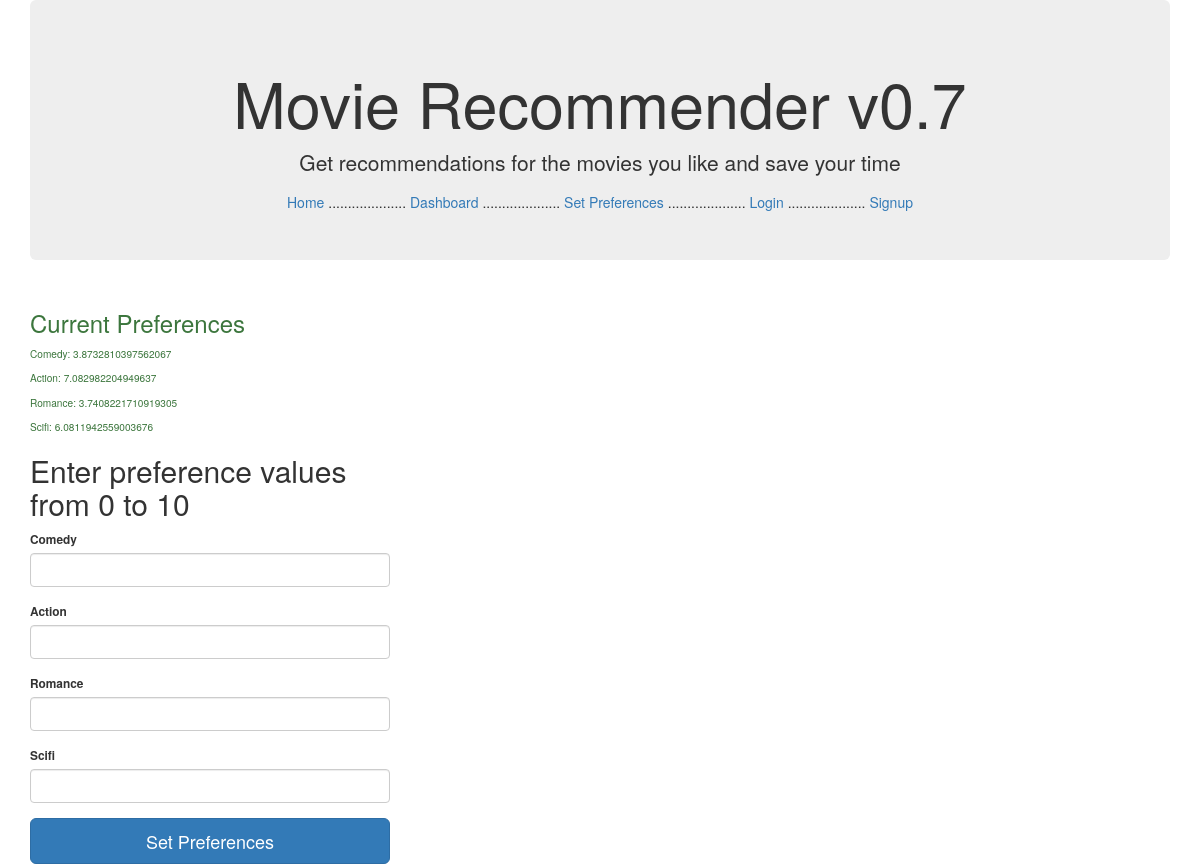
The page /setpreferences (signed in) on the database its author committed.
### app/models.py (models this page shows, shortened)
class Preference(db.Model):
	__tablename__ = 'preferences'
	id = db.Column(db.Integer, primary_key=True)
	user_id = db.Column(db.Integer, db.ForeignKey('users.id'))
	comedy = db.Column(db.Float)
	action = db.Column(db.Float)
	romance = db.Column(db.Float)
	scifi = db.Column(db.Float)

### app/views.py (the view, shortened to what this page needs)
@app.route('/setpreferences', methods=['POST', 'GET'])
@login_required
def setpreferences():
	form = PreferenceForm()
	preference = Preference.query.filter_by(user_id = current_user.id).first()
	return render_template('setpreferences.html', preference = preference, form=form)

### app/views.py
class PreferenceForm(FlaskForm):
	comedy = IntegerField('Comedy', validators=[InputRequired()])
	action = IntegerField('Action', validators=[InputRequired()])
	romance = IntegerField('Romance', validators=[InputRequired()])
	scifi = IntegerField('Scifi', validators=[InputRequired()])

### app/views.py (called while the page is built)
@login_manager.user_loader
def load_user(user_id):
	return User.query.get(int(user_id))

### app/templates/setpreferences.html (shortened to what this page needs)
{% extends "base.html" %}
{% import "bootstrap/wtf.html" as wtf %}
{% block content %}
<div class="row">
	<div class="col-xs-4 center-block small">
		<div class="small text-success">
			{% if preference %}
				<h3> Current Preferences </h3>
				<p> Comedy: {{ preference.comedy * 10 }} </p>
				<p> Action: {{ preference.action * 10 }} </p>
				<p> Romance: {{ preference.romance * 10 }} </p>
				<p> Scifi: {{ preference.scifi * 10 }} </p>
			{% endif %}
		</div>
		<form class="form-signin" method="POST" action="{{url_for('setpreferences')}}">
			<h2 class="form-signin-heading">Enter preference values from 0 to 10</h2>
			{{ wtf.form_field(form.comedy) }}
			{{ wtf.form_field(form.action) }}
			{{ wtf.form_field(form.romance) }}
			{{ wtf.form_field(form.scifi) }}
			<button class="btn btn-lg btn-primary btn-block" type="submit">Set Preferences</button>
		</form>
	</div>
</div>
{% endblock %}

### rows shown on the page
Preference: preference.comedy*10 "3.8732810397562067", preference.action*10 "7.082982204949637", preference.romance*10 "3.7408221710919305", preference.scifi*10 "6.0811942559003676"
